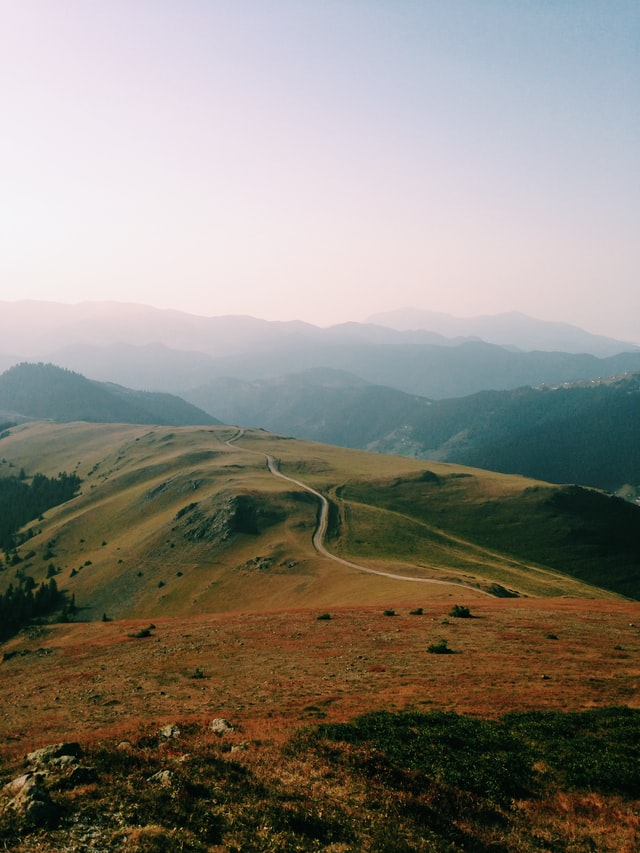
#> input picture landscape.jpg, 640 x 853 px
$ python seam_carve.py   (older library calls are emulated)
#> lines starting #> are read from the running program, lines starting #| are printed output that depends on the picture
import numpy as np
import matplotlib.pyplot as plt
import skimage.io as io
import skimage.color as col
import skimage.filters as flt
from numba import jit

def main():
    image = io.imread('landscape.jpg')
#> image is the input picture: shape (853, 640, 3); mean R, G, B 136.9, 132.1, 122.6
    carved = seam_carve(image, 550)

def seam_carve(image, width):
#> called with width = 550
    crop_iterations = image.shape[1]-width
#> crop_iterations = 90
    image_gray = col.rgb2gray(image)*255
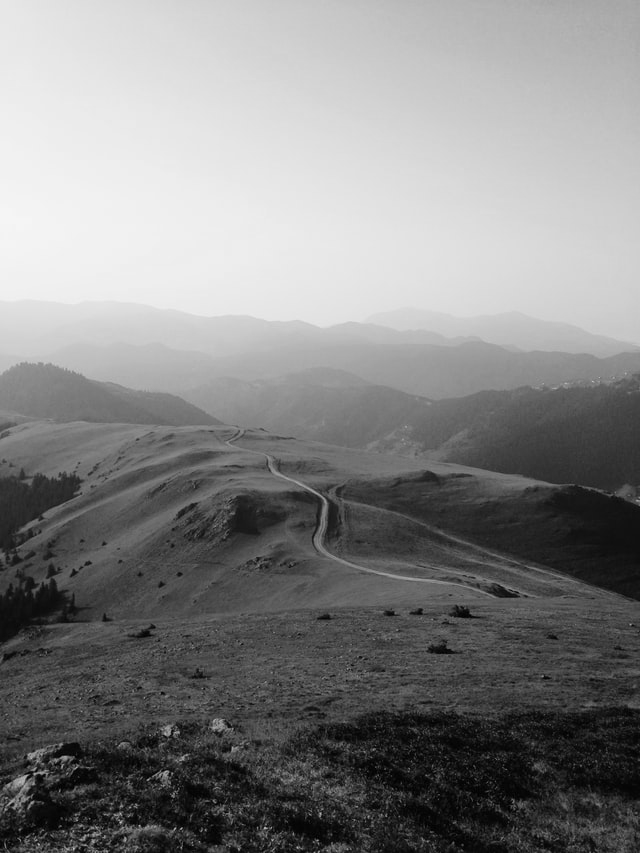
#> image_gray: shape (853, 640) float64; min 0, max 245.1, mean 132.5
    edge_map = flt.sobel(image_gray)
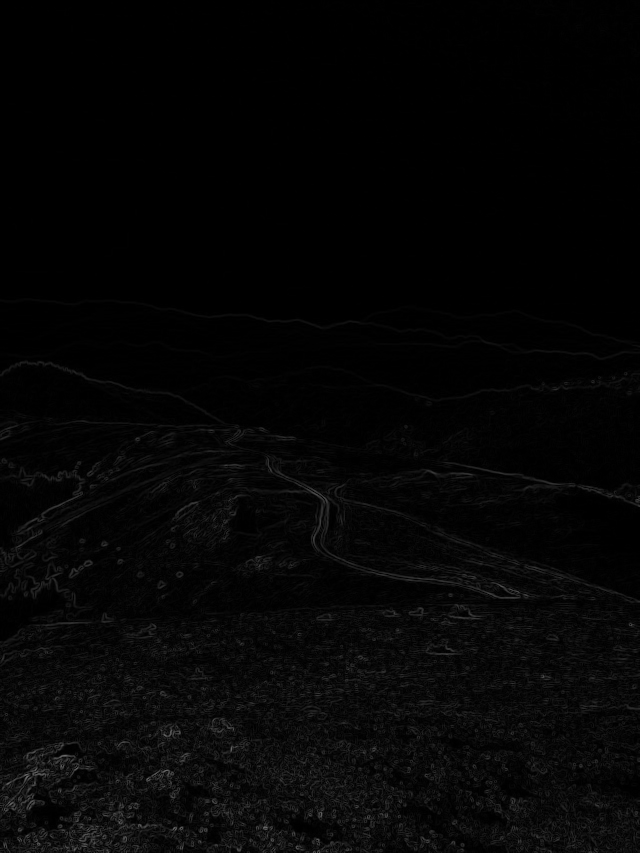
#> edge_map: shape (853, 640) float64; min 0, max 109.6, mean 5.6
    current_image = image
    current_edge_map = edge_map
    energy_map, backtrack = get_energy_map(edge_map)
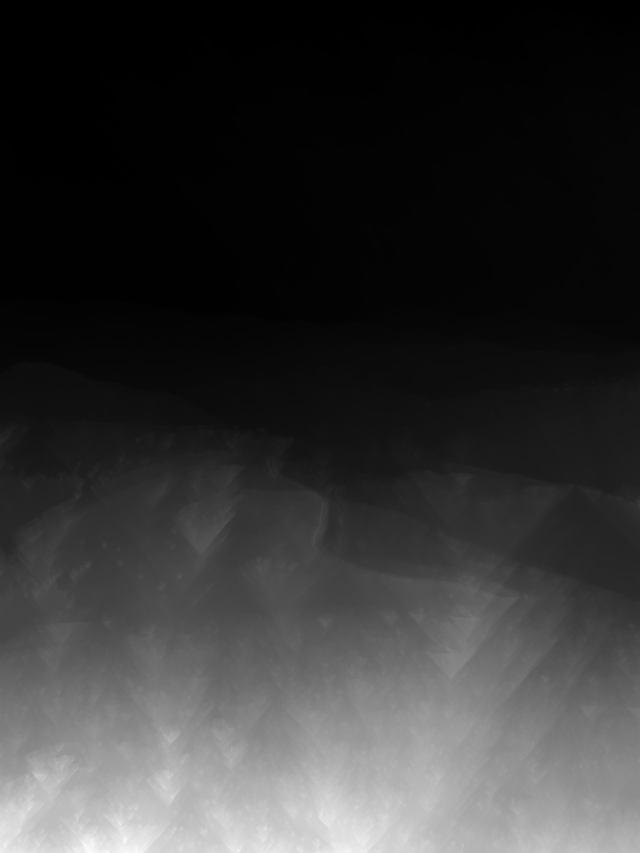
#> energy_map: shape (853, 640) float64; min 0, max 2452.9, mean 513; drawn with min black and max white
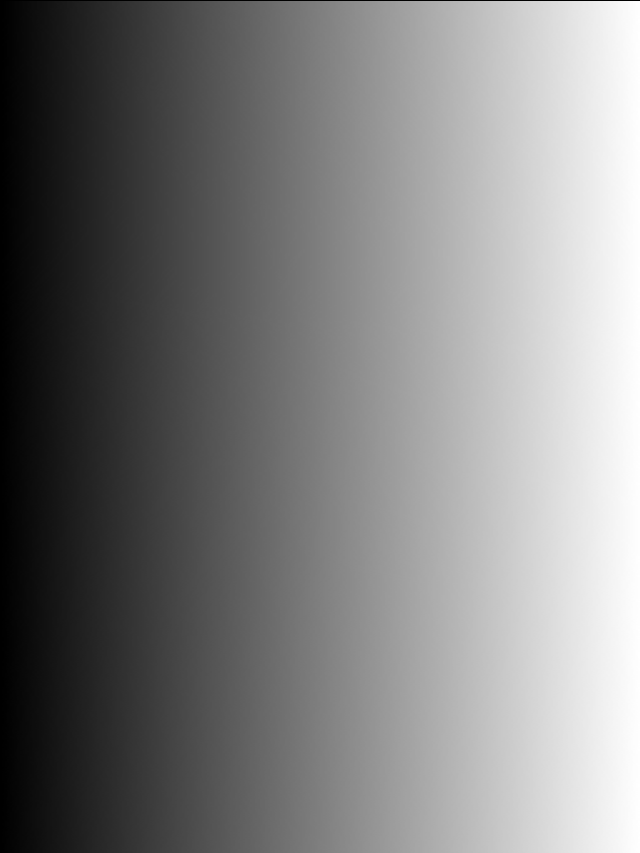
#> backtrack: shape (853, 640) int64; min 0, max 639, mean 319; drawn with min black and max white
    seam = get_seam_data(energy_map,backtrack)
#> seam = 853 values, max 639 at index 37, min 431 at index 789, mean 560.1
    for i in range(crop_iterations):
        current_image, current_edge_map = carve_seam_by_one_pixel(current_image, seam, current_edge_map)
        # recalculating energies
        energy_map, backtrack = get_energy_map(current_edge_map)
        seam = get_seam_data(energy_map, backtrack)
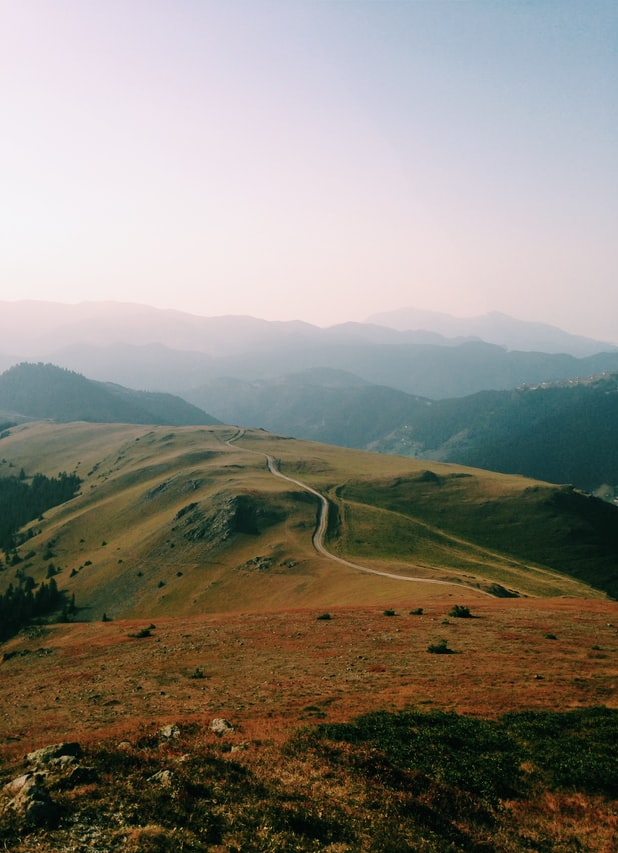
#> current_image: shape (853, 618, 3) float64; mean R, G, B 137.6, 132.6, 122.9
#> energy_map: shape (853, 619) float64
    print(current_image.max(),current_image.min())
    plt.imshow(current_image/255)
    plt.show()

@jit
def carve_seam_by_one_pixel(image, seam, edge_data):
    height,width,channels = image.shape
    resized_image = np.zeros((height, width-1, channels))
    resized_edge_map = np.zeros((height, width-1))
    print(resized_edge_map.shape)
    for row, column in enumerate(seam):
            # copy every pixel before seam
            resized_image[-row, :column, :] = image[-row, :column, :]
            resized_edge_map[-row, :column] = edge_data[-row, :column]
            # if there are pixels after seam copy them too
            if column != image.shape[1]-1:
                resized_image[-row, column:, :] = image[-row, column+1:, :]
                resized_edge_map[-row, column:] = edge_data[-row, column+1:]
    return resized_image, resized_edge_map
    pass

@jit
def get_energy_map(edge_data):
        height, width = edge_data.shape
        energy_map = np.zeros_like(edge_data)
        energy_map[0] = edge_data[0]
        backtrack = np.zeros_like(energy_map, dtype=np.int)
        # computing energy with a dynamic programming approach
        # skipping first row in loop
        for y in range(1, height):
            for x in range(width):
                # handling left edge
                if x == 0:
                    min_energy_of_prev_row = min(energy_map[y-1, x:x+2])
                    offset = np.argmin(energy_map[y-1, x: x+2])
                    index_min = x + offset
                # handling right edge
                elif x == width-1:
                    min_energy_of_prev_row = min(energy_map[y-1, x-1: x+1])
                    offset = np.argmin(energy_map[y-1, x-1: x+1])-1
                    index_min = x + offset
                # general case
                else:
                    min_energy_of_prev_row = min(energy_map[y-1, x-1: x+2])
#> (the run stopped early here; a loop or call above may not have finished)
